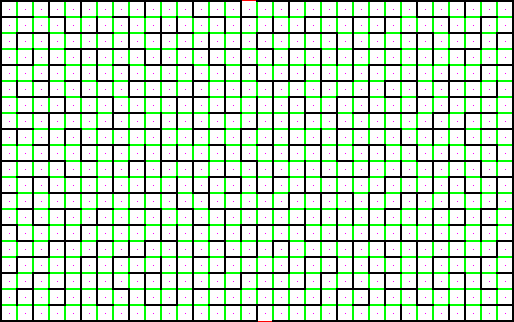
#> input picture plots/GraphasMaze.png, 514 x 322 px
$ python main.py
#> lines starting #> are read from the running program, lines starting #| are printed output that depends on the picture
### pathfinder/maze.py
import cv2 as cv
import matplotlib.pyplot as plt
import numpy as np

class Maze:
	def __init__(self,img):
		self.img=img
		self.height, self.width = img.shape
		self.start=None
		self.exit=None
		self.sepWidth=0
		self.cellWidth=0
		self.adjList=None

	#finding start and exit
	def findSnE(self):
		openCells=np.array([],dtype='int')
		for i in [0,self.width-1]:
			indices = np.where(self.img[:,i]==255)[0]
			if(len(indices)==0):
				continue
			else:
				openCells = np.append(openCells,[0,indices[0],i])

		for i in [0,self.height-1]:
			indices = np.where(self.img[i,:]==255)[0]
			if(len(indices)==0):
				continue
			else:
				openCells = np.append(openCells,[1,i,indices[0]])
		return openCells.reshape(2,3)


	def build_graph(self,save_search=True):

		openCells=self.findSnE()
		if len(openCells)<2:
			print('Cannot find start and exit')
			return

		if openCells[0][0]==0:
			self.cellWidth = len(np.where(self.img[:,openCells[0,2]] == 255)[0])
			self.sepWidth = len(np.where(self.img[self.cellWidth//2,:self.cellWidth//2] == 0)[0])

		else:
			self.cellWidth = len(np.where(self.img[openCells[0,1],:] == 255)[0])
			self.sepWidth = len(np.where(self.img[self.cellWidth//2,:self.cellWidth//2] == 0)[0])


		img=cv.cvtColor(self.img,cv.COLOR_GRAY2RGB)
		for i in range(2):
			if openCells[i,0] == 0:
				img[openCells[i,1]:openCells[i,1]+self.cellWidth,openCells[i,2]] = [0, 0 ,255]
			else:
				img[openCells[i,1],openCells[i,2]:openCells[i,2]+self.cellWidth] = [0, 0 ,255]

		print('Found start and exit.')
		if(save_search==True):
			cv.imwrite('plots/StartandExit.png',img)

		#Locating cells and finding openings between them
		unitWidth = self.sepWidth + self.cellWidth
		img[self.sepWidth+self.cellWidth//2::unitWidth, self.sepWidth+self.cellWidth//2::unitWidth] = [255,0,255]
		print('Located cells.')
		if(save_search==True):
			cv.imwrite('plots/MazeCells.png',img)


		for c in openCells:
			if c[1]==0 or c[2] == 0:
				continue
			if c[1] == self.height-1:
				c[1]-=unitWidth
			else:
				c[2]-=unitWidth
		#print(unitWidth,openCells)


		self.start=[openCells[0][1]//unitWidth,openCells[0][2]//unitWidth]
		self.exit=[openCells[1][1]//unitWidth,openCells[1][2]//unitWidth]

		nCols = self.width//(self.cellWidth+self.sepWidth)
		nRows = self.height//(self.cellWidth+self.sepWidth)
		#print(nRows,nCols)
		self.adjList=np.full((nRows,nCols), "", dtype='<U4')


		for i in range(nRows):
			for j in range(nCols):
				#print('(',i,j,')',end="")
				if i<nRows-1 and self.img[unitWidth*(i+1), unitWidth*j + unitWidth//2] == 255:
					self.adjList[i,j]+='D'
					self.adjList[i+1,j]+='U'
					if(save_search==True):
						ref_point=[unitWidth*(i+1), self.sepWidth + unitWidth*(j)]
						img[ref_point[0]:ref_point[0]+self.sepWidth, ref_point[1]:ref_point[1]+self.cellWidth] = [0, 255, 0]
				if j<nCols-1 and self.img[unitWidth*i + unitWidth//2, unitWidth*(j+1)] == 255:
					self.adjList[i,j]+='R'
					self.adjList[i,j+1]+='L'
					if(save_search==True):
						ref_point=[self.sepWidth + unitWidth*(i), unitWidth*(j+1)]
						img[ref_point[0]:ref_point[0]+self.cellWidth, ref_point[1]:ref_point[1]+self.sepWidth] = [0, 255, 0]

		print('Constructed Adjacency-List.',end='\n\n')

		if(save_search==True):
			cv.imwrite('plots/GraphasMaze.png',img)


	# [88 lines left out: function search, not called in this run]

### main.py
from pathfinder.maze import Maze
import cv2 as cv
import numpy as np

fileName = input("Path to maze file: ")
#> the answer given: plots/GraphasMaze.png

img = cv.imread(fileName,cv.IMREAD_GRAYSCALE)
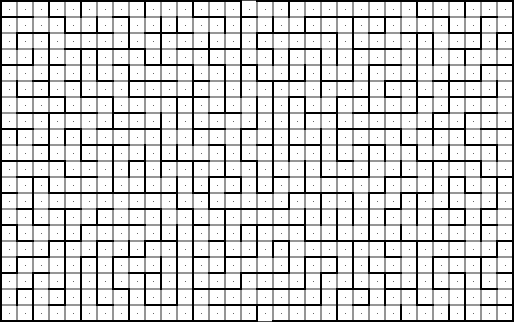
#> img: shape (322, 514); min 0, max 255, mean 208.9

_, img = cv.threshold(img,127,255,cv.THRESH_BINARY)
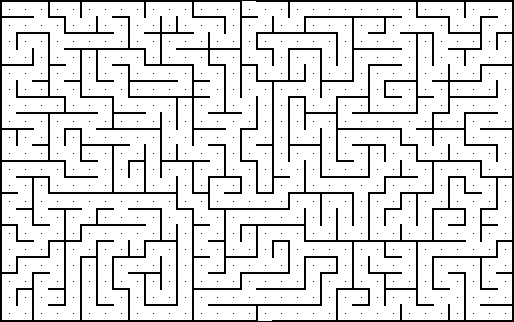
#> img: shape (322, 514); 86.2% white; black in thin lines or dots

ms = Maze(img)

ms.build_graph()
#> (the run stopped early here; a loop or call above may not have finished)
